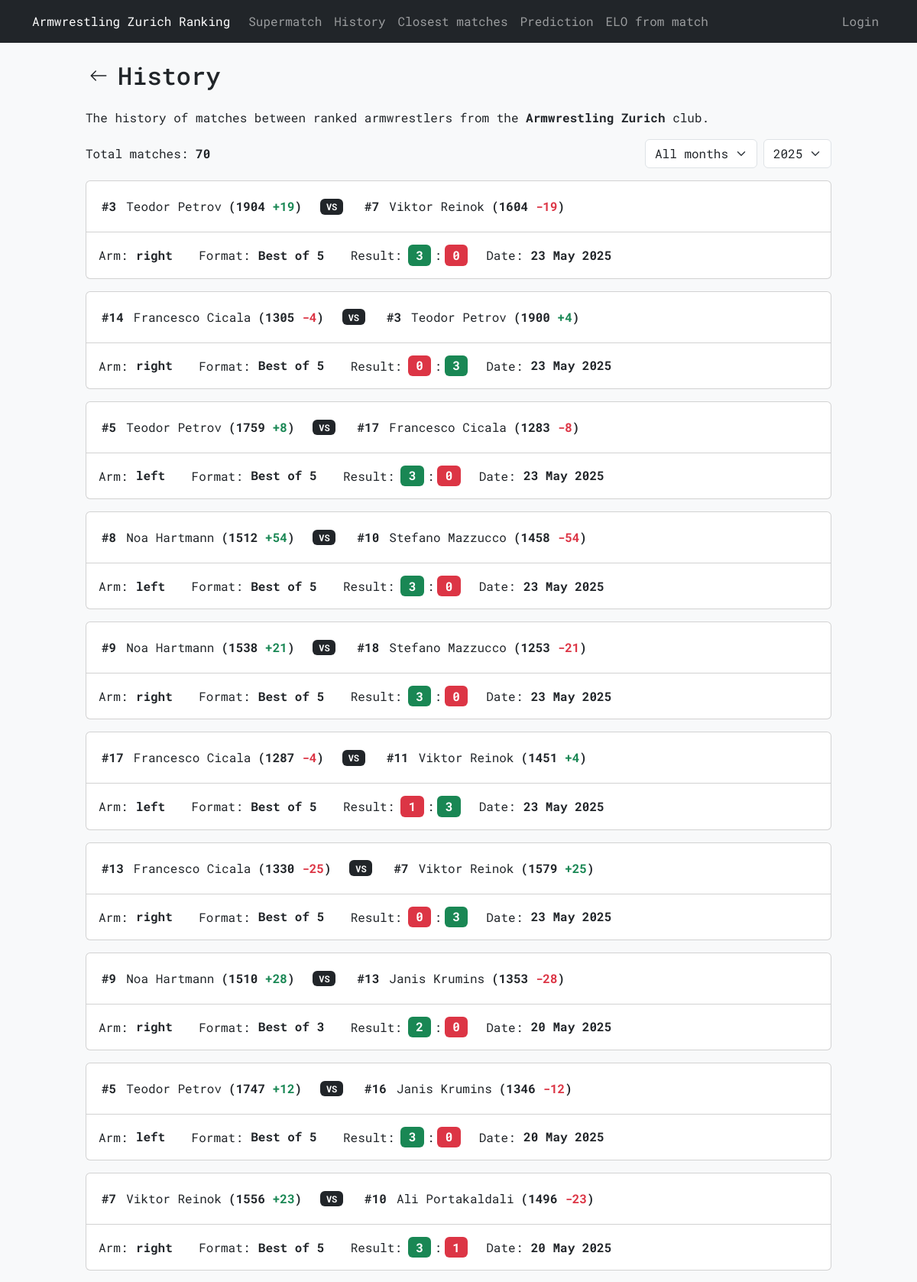
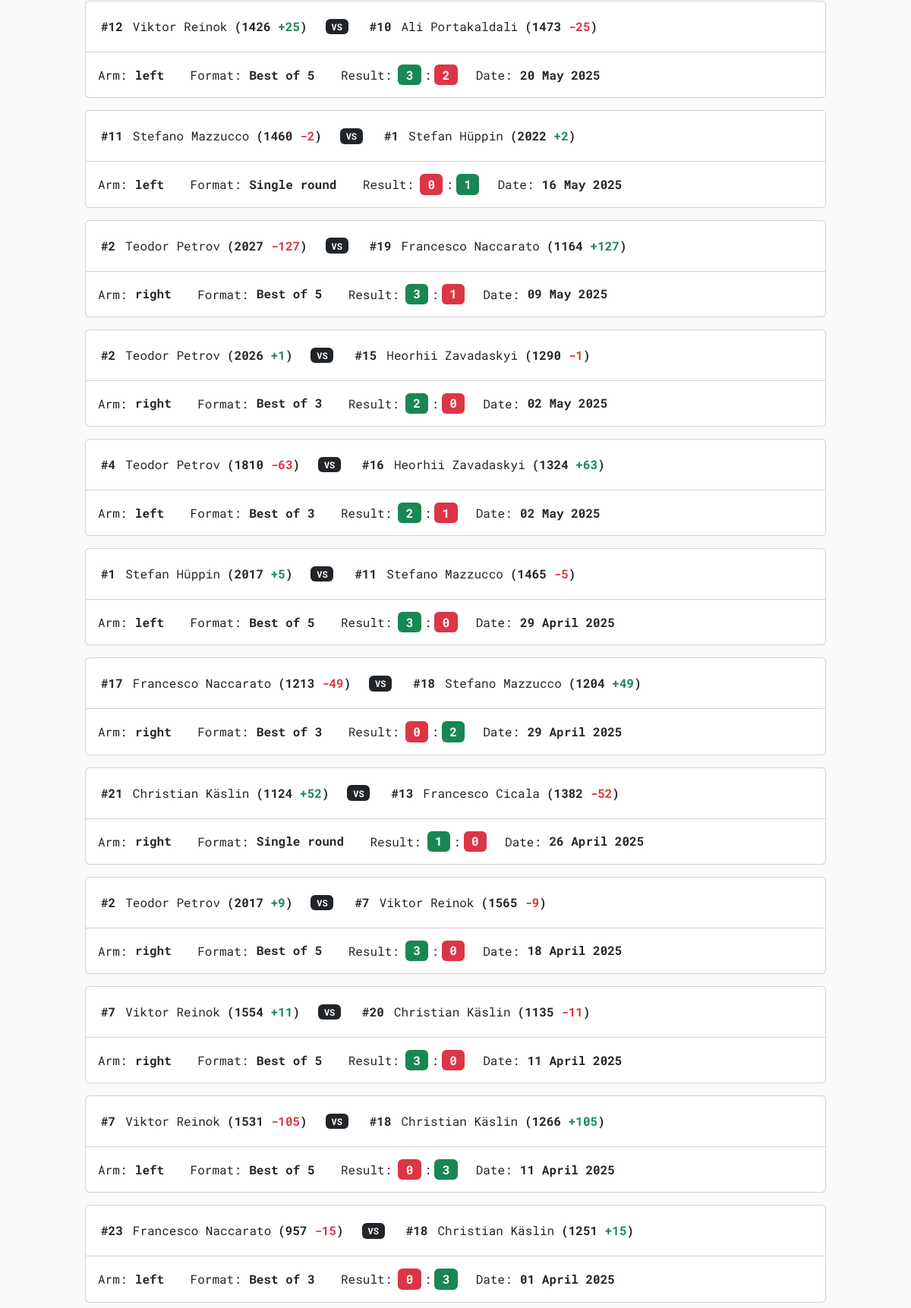
The app's page /history (upper part) with its own data (2 pictures, top to bottom).
### tables this page shows
CREATE TABLE "history" (
    id INTEGER PRIMARY KEY AUTOINCREMENT,
    armwrestler1_id INTEGER NOT NULL,
    armwrestler2_id INTEGER NOT NULL,
    arm TEXT NOT NULL CHECK (arm IN ('right', 'left')),
    armwrestler1_rank INTEGER NOT NULL,
    armwrestler2_rank INTEGER NOT NULL,
    armwrestler1_elo INTEGER NOT NULL,
    armwrestler2_elo INTEGER NOT NULL,
    armwrestler1_score INTEGER NOT NULL,
    armwrestler2_score INTEGER NOT NULL,
    armwrestler1_elo_diff INTEGER NOT NULL,
    armwrestler2_elo_diff INTEGER NOT NULL,
    selected_format TEXT NOT NULL,
    date DATETIME DEFAULT CURRENT_TIMESTAMP,
    added_by TEXT NOT NULL,
    FOREIGN KEY (armwrestler1_id) REFERENCES armwrestlers(id),
    FOREIGN KEY (armwrestler2_id) REFERENCES armwrestlers(id),
    FOREIGN KEY (added_by) REFERENCES users(username)
);

CREATE TABLE "armwrestlers" (
    id INTEGER PRIMARY KEY AUTOINCREMENT,
    name TEXT NOT NULL UNIQUE,
    right_elo INTEGER NOT NULL,
    left_elo INTEGER NOT NULL,
    right_rank INTEGER,
    left_rank INTEGER,
    added_by TEXT NOT NULL,
    active_until DATE NOT NULL,
    last_edited_by TEXT,
    FOREIGN KEY (added_by) REFERENCES users(username)
);

### armelo_app.py (the view)
@app.route("/history")
def history():
    month = request.args.get('month', '')
    selected_month = int(month) if month else None
    selected_year = int(request.args.get('year', datetime.now().year))
    if selected_month is None:
        start_date = datetime(selected_year, 1, 1)
        end_date = datetime(selected_year + 1, 1, 1)
    else:
        start_date = datetime(selected_year, selected_month, 1)
        if selected_month == 12:
            end_date = datetime(selected_year + 1, 1, 1)
        else:
            end_date = datetime(selected_year, selected_month + 1, 1)
    year_rows = db_execute("SELECT DISTINCT STRFTIME('%Y', date) FROM history ORDER BY 1 DESC")
    years = [int(r[0]) for r in year_rows]
    months = list(enumerate(month_name))[1:]
    query = '''
        SELECT a1.id AS armwrestler1_id, a1.name AS armwrestler1_name,
               a2.id AS armwrestler2_id, a2.name AS armwrestler2_name,
               h.arm, h.armwrestler1_rank, h.armwrestler2_rank,
               h.armwrestler1_elo, h.armwrestler2_elo,
               h.armwrestler1_score, h.armwrestler2_score,
               h.armwrestler1_elo_diff, h.armwrestler2_elo_diff,
               h.selected_format, h.date
        FROM history h
        JOIN armwrestlers a1 ON h.armwrestler1_id = a1.id
        JOIN armwrestlers a2 ON h.armwrestler2_id = a2.id
        WHERE h.date >= ? AND h.date < ?
        ORDER BY h.id DESC
    '''
    params = [start_date.strftime('%Y-%m-%d'), end_date.strftime('%Y-%m-%d')]
    matches = db_execute(query, *params)
    total_matches = db_execute('SELECT COUNT(*) FROM history')[0][0]
    formatted_data = get_matches_formatted_data(matches)
    template_data = {
        'matches': matches, 'formatted_data': formatted_data,
        'total_matches': total_matches,
        'months': months, 'years': years,
        'selected_month': selected_month, 'selected_year': selected_year
    }
    return render_template('history.html', **template_data)

### armelo_app.py (called while the page is built)
@app.context_processor
def inject_user():
    username = session.get('username')
    return dict(username=username)

### config.py (called while the page is built)
def get_db():
    db = getattr(g, '_database', None)
    if db is None:
        db = g._database = sqlite3.connect(DATABASE)
    return db

def db_execute(query, *args):
    db = get_db()
    cur = db.cursor()
    cur.execute(query, args)
    if query.strip().upper().startswith(("SELECT", "WITH")):
        rv = cur.fetchall()
        cur.close()
        return rv
    else:
        db.commit()
        cur.close()

### templates/history.html (shortened to what this page needs)
{% extends "layout.html" %}
{% block content %}
<div class="mb-4">
    <div class="row p-auto m-auto">
        <div class="col-auto p-0 d-flex align-items-center">
            <form action="{{ url_for('ranking') }}" method="GET">
                <button type="submit" class="btn btn-generic px-1 py-1 d-flex align-items-center">
                    <svg xmlns="http://www.w3.org/2000/svg" width="24" height="24" fill="currentColor" class="bi bi-arrow-left" viewBox="0 0 16 16">
                        <path fill-rule="evenodd" d="M15 8a.5.5 0 0 0-.5-.5H2.707l3.147-3.146a.5.5 0 1 0-.708-.708l-4 4a.5.5 0 0 0 0 .708l4 4a.5.5 0 0 0 .708-.708L2.707 8.5H14.5A.5.5 0 0 0 15 8"/>
                    </svg>
                </button>
            </form>
        </div>
        <div class="col d-flex align-items-center px-2">
            <h2 class="mb-0">History</h2>
        </div>
    </div>
</div>
<p>The history of matches between ranked armwrestlers from the <strong>Armwrestling Zurich</strong> club.</p>
<div class="d-flex flex-column flex-lg-row flex-wrap align-items-start align-items-lg-center mb-3">
  <span class="text-nowrap me-2">
    Total matches: <strong>{{ total_matches }}</strong>
  </span>
  <div class="d-flex gap-2 mt-3 mt-lg-0 ms-lg-auto flex-wrap">
    <form hx-get="{{ url_for('history') }}" hx-trigger="change" hx-target="body" hx-swap="outerHTML" class="d-flex gap-2">
        <select name="month" class="form-select w-auto">
          <option value="" {% if selected_month is none %}selected{% endif %}>All months</option>
        </select>
        <select name="year" class="form-select w-auto">
          {% for y in years %}
          <option value="{{ y }}" {% if y == selected_year %}selected{% endif %}>{{ y }}</option>
          {% endfor %}
        </select>
    </form>
  </div>
</div>
{% if matches %}
  {% include 'matches_partial.html' %}
{% else %}
<div class="alert alert-secondary">
    There are no matches in the selected time period.
</div>
{% endif %}
{% endblock %}

### templates/matches_partial.html (shortened to what this page needs)
{% for match in matches %}
<div class="col-12 mb-3">
    {% if wins_losses %}
        {% if wins_losses[loop.index - 1] == 'win' %}
            <div class="card border-success card-wider-border">
        {% elif wins_losses[loop.index - 1] == 'loss' %}
            <div class="card border-danger card-wider-border">
        {% else %}
            <div class="card card-wider-border">
        {% endif %}
    {% else %}
        <div class="card">
    {% endif %}
            <div class="card-header bg-transparent">
                <div class="row mt-2">
                    <div class="col-12 col-lg-auto mb-2 d-flex justify-content-center">
                        <div class="d-flex align-items-center gap-0 align-middle">
                            {% if match[5] %}
                            <strong class="align-middle p-1">#{{ match[5] }}</strong>
                            {% endif %}
                            <a href="{{ url_for('view_member', id=match[0]) }}" class="btn btn-generic text-start px-2 py-1 m-0 text-nowrap">
                            {{ match[1] }}
                            </a>
                            <strong class="text-nowrap align-middle">({{ match[7] }} <span class="{{ formatted_data[loop.index - 1][2] }}">{{ formatted_data[loop.index - 1][4] }}</span>)</strong>
                        </div>
                    </div>
                    <div class="col-12 col-lg-auto text-center mb-2 d-flex align-items-center justify-content-center">
                        <span class="badge bg-dark">VS</span>
                    </div>
                    <div class="col-12 col-lg-auto mb-2 d-flex justify-content-center">
                        <div class="d-flex align-items-center gap-0 align-middle">
                            {% if match[6] %}
                            <strong class="align-middle p-1">#{{ match[6] }}</strong>
                            {% endif %}
                            <a href="{{ url_for('view_member', id=match[2]) }}" class="btn btn-generic text-start px-2 py-1 m-0 text-nowrap">
                                {{ match[3] }}
                            </a>
                            <strong class="text-nowrap align-middle">({{ match[8] }} <span class="{{ formatted_data[loop.index - 1][3] }}">{{ formatted_data[loop.index - 1][5] }}</span>)</strong>
                        </div>
                    </div>
                </div>
            </div>
            <div class="card-body">
                <div class="card-text">
                    <div class="row justify-content-start">
                        <div class="col-12 col-lg-auto mb-2 mb-lg-0 text-start">
                            Arm:<span class="fs-6 mx-0 badge text-dark">{{ match[4] }}</span>
                        </div>
                        <div class="col-12 col-lg-auto mb-2 mb-lg-0 text-start">
                            Format:<span class="fs-6 mx-0 badge text-dark">{{ match[13] }}</span>
                        </div>
                        <div class="col-12 col-lg-auto mb-2 mb-lg-0 text-start">
                            Result:<span class="fs-6 ms-2 me-1 badge {{ formatted_data[loop.index - 1][0] }}">{{ match[9] }}</span>:<span class="fs-6 ms-1 me-0 badge {{ formatted_data[loop.index - 1][1] }}">{{ match[10] }}</span>
                        </div>
                        <div class="col-12 col-lg-auto mb-0 mb-lg-0 text-start">
                            Date:<span class="fs-6 mx-0 badge text-dark">{{ formatted_data[loop.index - 1][6] }}</span>
                        </div>
                    </div>
                </div>
            </div>
        </div>
</div>
{% endfor %}

### static/styles.css (style rules this page uses)
* { font-family: 'Roboto Mono', monospace; }
html, body { height: 100%; scrollbar-width: none; -ms-overflow-style: none; }
body { display: flex; flex-direction: column; }
.btn-generic { --bs-btn-bg: transparent; --bs-btn-border-color: transparent; --bs-btn-hover-bg: transparent; --bs-btn-hover-border-color: var(--bs-secondary); --bs-btn-active-border-color: var(--bs-secondary); --bs-btn-active-bg: transparent; }

### records on screen
history: armwrestler1_rank "3", name "Teodor Petrov", armwrestler1_elo "1904", index "+19", armwrestler2_rank "7", name "Viktor Reinok", armwrestler2_elo "1604", armwrestler2_elo_diff "-19", arm "right", selected_format "Best of 5", armwrestler1_score "3", armwrestler2_score "0", date "23 May 2025"
history: armwrestler1_rank "14", name "Francesco Cicala", armwrestler1_elo "1305", armwrestler1_elo_diff "-4", armwrestler2_rank "3", name "Teodor Petrov", armwrestler2_elo "1900", index "+4", arm "right", selected_format "Best of 5", armwrestler1_score "0", armwrestler2_score "3", date "23 May 2025"
history: armwrestler1_rank "5", name "Teodor Petrov", armwrestler1_elo "1759", index "+8", armwrestler2_rank "17", name "Francesco Cicala", armwrestler2_elo "1283", armwrestler2_elo_diff "-8", arm "left", selected_format "Best of 5", armwrestler1_score "3", armwrestler2_score "0", date "23 May 2025"
history: armwrestler1_rank "8", name "Noa Hartmann", armwrestler1_elo "1512", index "+54", armwrestler2_rank "10", name "Stefano Mazzucco", armwrestler2_elo "1458", armwrestler2_elo_diff "-54", arm "left", selected_format "Best of 5", armwrestler1_score "3", armwrestler2_score "0", date "23 May 2025"
history: armwrestler1_rank "9", name "Noa Hartmann", armwrestler1_elo "1538", index "+21", armwrestler2_rank "18", name "Stefano Mazzucco", armwrestler2_elo "1253", armwrestler2_elo_diff "-21", arm "right", selected_format "Best of 5", armwrestler1_score "3", armwrestler2_score "0", date "23 May 2025"
history: armwrestler1_rank "17", name "Francesco Cicala", armwrestler1_elo "1287", armwrestler1_elo_diff "-4", armwrestler2_rank "11", name "Viktor Reinok", armwrestler2_elo "1451", index "+4", arm "left", selected_format "Best of 5", armwrestler1_score "1", armwrestler2_score "3", date "23 May 2025"
history: armwrestler1_rank "13", name "Francesco Cicala", armwrestler1_elo "1330", armwrestler1_elo_diff "-25", armwrestler2_rank "7", name "Viktor Reinok", armwrestler2_elo "1579", index "+25", arm "right", selected_format "Best of 5", armwrestler1_score "0", armwrestler2_score "3", date "23 May 2025"
history: armwrestler1_rank "9", name "Noa Hartmann", armwrestler1_elo "1510", index "+28", armwrestler2_rank "13", name "Janis Krumins", armwrestler2_elo "1353", armwrestler2_elo_diff "-28", arm "right", selected_format "Best of 3", armwrestler1_score "2", armwrestler2_score "0", date "20 May 2025"
history: armwrestler1_rank "5", name "Teodor Petrov", armwrestler1_elo "1747", index "+12", armwrestler2_rank "16", name "Janis Krumins", armwrestler2_elo "1346", armwrestler2_elo_diff "-12", arm "left", selected_format "Best of 5", armwrestler1_score "3", armwrestler2_score "0", date "20 May 2025"
history: armwrestler1_rank "7", name "Viktor Reinok", armwrestler1_elo "1556", index "+23", armwrestler2_rank "10", name "Ali Portakaldali", armwrestler2_elo "1496", armwrestler2_elo_diff "-23", arm "right", selected_format "Best of 5", armwrestler1_score "3", armwrestler2_score "1", date "20 May 2025"
history: armwrestler1_rank "12", name "Viktor Reinok", armwrestler1_elo "1426", index "+25", armwrestler2_rank "10", name "Ali Portakaldali", armwrestler2_elo "1473", armwrestler2_elo_diff "-25", arm "left", selected_format "Best of 5", armwrestler1_score "3", armwrestler2_score "2", date "20 May 2025"
history: armwrestler1_rank "11", name "Stefano Mazzucco", armwrestler1_elo "1460", armwrestler1_elo_diff "-2", armwrestler2_rank "1", name "Stefan Hüppin", armwrestler2_elo "2022", index "+2", arm "left", selected_format "Single round", armwrestler1_score "0", armwrestler2_score "1", date "16 May 2025"
history: armwrestler1_rank "2", name "Teodor Petrov", armwrestler1_elo "2027", armwrestler1_elo_diff "-127", armwrestler2_rank "19", name "Francesco Naccarato", armwrestler2_elo "1164", index "+127", arm "right", selected_format "Best of 5", armwrestler1_score "3", armwrestler2_score "1", date "09 May 2025"
history: armwrestler1_rank "2", name "Teodor Petrov", armwrestler1_elo "2026", index "+1", armwrestler2_rank "15", name "Heorhii Zavadaskyi", armwrestler2_elo "1290", armwrestler2_elo_diff "-1", arm "right", selected_format "Best of 3", armwrestler1_score "2", armwrestler2_score "0", date "02 May 2025"
history: armwrestler1_rank "4", name "Teodor Petrov", armwrestler1_elo "1810", armwrestler1_elo_diff "-63", armwrestler2_rank "16", name "Heorhii Zavadaskyi", armwrestler2_elo "1324", index "+63", arm "left", selected_format "Best of 3", armwrestler1_score "2", armwrestler2_score "1", date "02 May 2025"
history: armwrestler1_rank "1", name "Stefan Hüppin", armwrestler1_elo "2017", index "+5", armwrestler2_rank "11", name "Stefano Mazzucco", armwrestler2_elo "1465", armwrestler2_elo_diff "-5", arm "left", selected_format "Best of 5", armwrestler1_score "3", armwrestler2_score "0", date "29 April 2025"
history: armwrestler1_rank "17", name "Francesco Naccarato", armwrestler1_elo "1213", armwrestler1_elo_diff "-49", armwrestler2_rank "18", name "Stefano Mazzucco", armwrestler2_elo "1204", index "+49", arm "right", selected_format "Best of 3", armwrestler1_score "0", armwrestler2_score "2", date "29 April 2025"
history: armwrestler1_rank "21", name "Christian Käslin", armwrestler1_elo "1124", index "+52", armwrestler2_rank "13", name "Francesco Cicala", armwrestler2_elo "1382", armwrestler2_elo_diff "-52", arm "right", selected_format "Single round", armwrestler1_score "1", armwrestler2_score "0", date "26 April 2025"
history: armwrestler1_rank "2", name "Teodor Petrov", armwrestler1_elo "2017", index "+9", armwrestler2_rank "7", name "Viktor Reinok", armwrestler2_elo "1565", armwrestler2_elo_diff "-9", arm "right", selected_format "Best of 5", armwrestler1_score "3", armwrestler2_score "0", date "18 April 2025"
history: armwrestler1_rank "7", name "Viktor Reinok", armwrestler1_elo "1554", index "+11", armwrestler2_rank "20", name "Christian Käslin", armwrestler2_elo "1135", armwrestler2_elo_diff "-11", arm "right", selected_format "Best of 5", armwrestler1_score "3", armwrestler2_score "0", date "11 April 2025"
history: armwrestler1_rank "7", name "Viktor Reinok", armwrestler1_elo "1531", armwrestler1_elo_diff "-105", armwrestler2_rank "18", name "Christian Käslin", armwrestler2_elo "1266", index "+105", arm "left", selected_format "Best of 5", armwrestler1_score "0", armwrestler2_score "3", date "11 April 2025"
history: armwrestler1_rank "23", name "Francesco Naccarato", armwrestler1_elo "957", armwrestler1_elo_diff "-15", armwrestler2_rank "18", name "Christian Käslin", armwrestler2_elo "1251", index "+15", arm "left", selected_format "Best of 3", armwrestler1_score "0", armwrestler2_score "3", index "01 April 2025"

### other values on screen
{{ total_matches }} "70"
form field year "2025"
